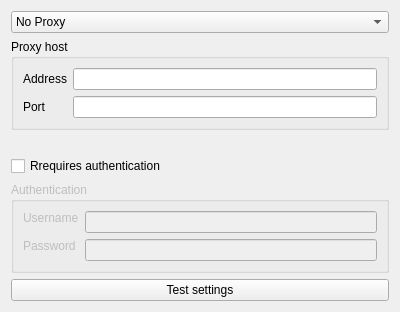
<?xml version="1.0" encoding="UTF-8"?>
<ui version="4.0">
 <class>Network</class>
 <widget class="QWidget" name="Network">
  <property name="geometry">
   <rect>
    <x>0</x>
    <y>0</y>
    <width>400</width>
    <height>300</height>
   </rect>
  </property>
  <property name="windowTitle">
   <string>Network Settings</string>
  </property>
  <property name="windowIcon">
   <iconset resource="../../../res.qrc">
    <normaloff>:/actions/resources/actions/document-open-remote.png</normaloff>:/actions/resources/actions/document-open-remote.png</iconset>
  </property>
  <layout class="QVBoxLayout" name="verticalLayout">
   <item>
    <widget class="QComboBox" name="comboProxyType">
     <item>
      <property name="text">
       <string>No Proxy</string>
      </property>
     </item>
     <item>
      <property name="text">
       <string>Based on Enviroment variables</string>
      </property>
     </item>
     <item>
      <property name="text">
       <string>HTTP Proxy</string>
      </property>
     </item>
     <item>
      <property name="text">
       <string>Socks Proxy</string>
      </property>
     </item>
    </widget>
   </item>
   <item>
    <widget class="QGroupBox" name="groupBox_2">
     <property name="title">
      <string>Proxy host</string>
     </property>
     <layout class="QGridLayout" name="gridLayout_2">
      <item row="0" column="0">
       <widget class="QLabel" name="label">
        <property name="text">
         <string>Address</string>
        </property>
       </widget>
      </item>
      <item row="0" column="1">
       <widget class="QLineEdit" name="lineProxyAddress"/>
      </item>
      <item row="1" column="0">
       <widget class="QLabel" name="label_2">
        <property name="text">
         <string>Port</string>
        </property>
       </widget>
      </item>
      <item row="1" column="1">
       <widget class="QLineEdit" name="lineProxyPort"/>
      </item>
     </layout>
    </widget>
   </item>
   <item>
    <widget class="QLabel" name="label_5">
     <property name="text">
      <string/>
     </property>
    </widget>
   </item>
   <item>
    <widget class="QCheckBox" name="checkBox">
     <property name="text">
      <string>Rrequires authentication</string>
     </property>
    </widget>
   </item>
   <item>
    <widget class="QGroupBox" name="groupBox">
     <property name="enabled">
      <bool>false</bool>
     </property>
     <property name="title">
      <string>Authentication</string>
     </property>
     <layout class="QGridLayout" name="gridLayout">
      <item row="0" column="0">
       <widget class="QLabel" name="label_4">
        <property name="text">
         <string>Username</string>
        </property>
       </widget>
      </item>
      <item row="0" column="1" rowspan="2">
       <widget class="QLineEdit" name="lineProxyUsername">
        <property name="enabled">
         <bool>false</bool>
        </property>
       </widget>
      </item>
      <item row="1" column="0" rowspan="2">
       <widget class="QLabel" name="label_3">
        <property name="text">
         <string>Password</string>
        </property>
       </widget>
      </item>
      <item row="2" column="1">
       <widget class="QLineEdit" name="lineProxyPassword">
        <property name="enabled">
         <bool>false</bool>
        </property>
       </widget>
      </item>
     </layout>
    </widget>
   </item>
   <item>
    <widget class="QPushButton" name="pushButton">
     <property name="text">
      <string>Test settings</string>
     </property>
    </widget>
   </item>
   <item>
    <spacer name="verticalSpacer">
     <property name="orientation">
      <enum>Qt::Vertical</enum>
     </property>
     <property name="sizeHint" stdset="0">
      <size>
       <width>20</width>
       <height>40</height>
      </size>
     </property>
    </spacer>
   </item>
  </layout>
 </widget>
 <resources>
  <include location="../../../res.qrc"/>
 </resources>
 <connections>
  <connection>
   <sender>groupBox</sender>
   <signal>toggled(bool)</signal>
   <receiver>groupBox</receiver>
   <slot>setEnabled(bool)</slot>
   <hints>
    <hint type="sourcelabel">
     <x>61</x>
     <y>180</y>
    </hint>
    <hint type="destinationlabel">
     <x>60</x>
     <y>197</y>
    </hint>
   </hints>
  </connection>
 </connections>
</ui>
